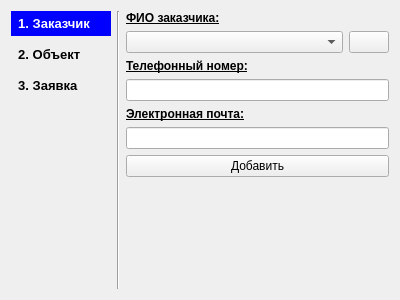
<?xml version="1.0" encoding="UTF-8"?>
<ui version="4.0">
 <class>pgPersonWizard</class>
 <widget class="QWizardPage" name="pgPersonWizard">
  <property name="geometry">
   <rect>
    <x>0</x>
    <y>0</y>
    <width>400</width>
    <height>300</height>
   </rect>
  </property>
  <property name="windowTitle">
   <string>WizardPage</string>
  </property>
  <property name="title">
   <string>Добавление / выбор заказчика</string>
  </property>
  <property name="subTitle">
   <string/>
  </property>
  <attribute name="pageId">
   <string notr="true">1</string>
  </attribute>
  <layout class="QHBoxLayout" name="horizontalLayout_2">
   <item>
    <layout class="QVBoxLayout" name="vl_CurrentPage">
     <item>
      <widget class="QLabel" name="lbl_PersonPage">
       <property name="minimumSize">
        <size>
         <width>100</width>
         <height>25</height>
        </size>
       </property>
       <property name="font">
        <font>
         <pointsize>10</pointsize>
         <weight>75</weight>
         <bold>true</bold>
        </font>
       </property>
       <property name="autoFillBackground">
        <bool>false</bool>
       </property>
       <property name="styleSheet">
        <string notr="true">background-color:rgb(0, 0, 255); color:rgb(255, 255, 255)</string>
       </property>
       <property name="frameShape">
        <enum>QFrame::NoFrame</enum>
       </property>
       <property name="lineWidth">
        <number>1</number>
       </property>
       <property name="text">
        <string>  1. Заказчик</string>
       </property>
      </widget>
     </item>
     <item>
      <widget class="QLabel" name="lbl_ObjectPage">
       <property name="minimumSize">
        <size>
         <width>0</width>
         <height>25</height>
        </size>
       </property>
       <property name="font">
        <font>
         <pointsize>10</pointsize>
         <weight>75</weight>
         <bold>true</bold>
        </font>
       </property>
       <property name="frameShape">
        <enum>QFrame::NoFrame</enum>
       </property>
       <property name="frameShadow">
        <enum>QFrame::Plain</enum>
       </property>
       <property name="lineWidth">
        <number>1</number>
       </property>
       <property name="text">
        <string>  2. Объект</string>
       </property>
      </widget>
     </item>
     <item>
      <widget class="QLabel" name="lbl_RequestPage">
       <property name="minimumSize">
        <size>
         <width>0</width>
         <height>25</height>
        </size>
       </property>
       <property name="font">
        <font>
         <pointsize>10</pointsize>
         <weight>75</weight>
         <bold>true</bold>
        </font>
       </property>
       <property name="frameShape">
        <enum>QFrame::NoFrame</enum>
       </property>
       <property name="lineWidth">
        <number>1</number>
       </property>
       <property name="text">
        <string>  3. Заявка</string>
       </property>
      </widget>
     </item>
     <item>
      <spacer name="vs_CurrentPage">
       <property name="orientation">
        <enum>Qt::Vertical</enum>
       </property>
       <property name="sizeHint" stdset="0">
        <size>
         <width>20</width>
         <height>40</height>
        </size>
       </property>
      </spacer>
     </item>
    </layout>
   </item>
   <item>
    <widget class="Line" name="line">
     <property name="orientation">
      <enum>Qt::Vertical</enum>
     </property>
    </widget>
   </item>
   <item>
    <layout class="QVBoxLayout" name="verticalLayout_4">
     <item>
      <layout class="QVBoxLayout" name="verticalLayout_3">
       <item>
        <widget class="QLabel" name="lbl_Person">
         <property name="font">
          <font>
           <pointsize>9</pointsize>
           <weight>75</weight>
           <italic>false</italic>
           <bold>true</bold>
           <underline>true</underline>
          </font>
         </property>
         <property name="text">
          <string>ФИО заказчика:</string>
         </property>
         <property name="buddy">
          <cstring>cb_Person</cstring>
         </property>
        </widget>
       </item>
      </layout>
     </item>
     <item>
      <layout class="QHBoxLayout" name="horizontalLayout">
       <item>
        <widget class="QComboBox" name="cb_Person">
         <property name="minimumSize">
          <size>
           <width>0</width>
           <height>22</height>
          </size>
         </property>
        </widget>
       </item>
       <item>
        <widget class="QPushButton" name="pb_AddPerson">
         <property name="sizePolicy">
          <sizepolicy hsizetype="Fixed" vsizetype="Fixed">
           <horstretch>0</horstretch>
           <verstretch>0</verstretch>
          </sizepolicy>
         </property>
         <property name="minimumSize">
          <size>
           <width>22</width>
           <height>22</height>
          </size>
         </property>
         <property name="text">
          <string/>
         </property>
         <property name="icon">
          <iconset resource="../Res.qrc">
           <normaloff>:/icons/Icons/register.ico</normaloff>:/icons/Icons/register.ico</iconset>
         </property>
        </widget>
       </item>
      </layout>
     </item>
     <item>
      <layout class="QVBoxLayout" name="verticalLayout">
       <item>
        <widget class="QLabel" name="lbl_Telephone">
         <property name="font">
          <font>
           <pointsize>9</pointsize>
           <weight>75</weight>
           <bold>true</bold>
           <underline>true</underline>
          </font>
         </property>
         <property name="text">
          <string>Телефонный номер:</string>
         </property>
         <property name="buddy">
          <cstring>ed_Telephon</cstring>
         </property>
        </widget>
       </item>
       <item>
        <widget class="QLineEdit" name="ed_Telephon">
         <property name="minimumSize">
          <size>
           <width>0</width>
           <height>22</height>
          </size>
         </property>
         <property name="readOnly">
          <bool>true</bool>
         </property>
        </widget>
       </item>
      </layout>
     </item>
     <item>
      <layout class="QVBoxLayout" name="verticalLayout_2">
       <item>
        <widget class="QLabel" name="lbl_Email">
         <property name="font">
          <font>
           <pointsize>9</pointsize>
           <weight>75</weight>
           <bold>true</bold>
           <underline>true</underline>
          </font>
         </property>
         <property name="text">
          <string>Электронная почта:</string>
         </property>
         <property name="buddy">
          <cstring>ed_Email</cstring>
         </property>
        </widget>
       </item>
       <item>
        <widget class="QLineEdit" name="ed_Email">
         <property name="minimumSize">
          <size>
           <width>0</width>
           <height>22</height>
          </size>
         </property>
         <property name="readOnly">
          <bool>true</bool>
         </property>
        </widget>
       </item>
       <item>
        <widget class="QPushButton" name="pb_SavePerson">
         <property name="text">
          <string>Добавить</string>
         </property>
        </widget>
       </item>
       <item>
        <spacer name="verticalSpacer">
         <property name="orientation">
          <enum>Qt::Vertical</enum>
         </property>
         <property name="sizeHint" stdset="0">
          <size>
           <width>20</width>
           <height>40</height>
          </size>
         </property>
        </spacer>
       </item>
      </layout>
     </item>
    </layout>
   </item>
  </layout>
 </widget>
 <tabstops>
  <tabstop>cb_Person</tabstop>
  <tabstop>ed_Telephon</tabstop>
  <tabstop>ed_Email</tabstop>
  <tabstop>pb_SavePerson</tabstop>
  <tabstop>pb_AddPerson</tabstop>
 </tabstops>
 <resources>
  <include location="../Res.qrc"/>
 </resources>
 <connections/>
</ui>
